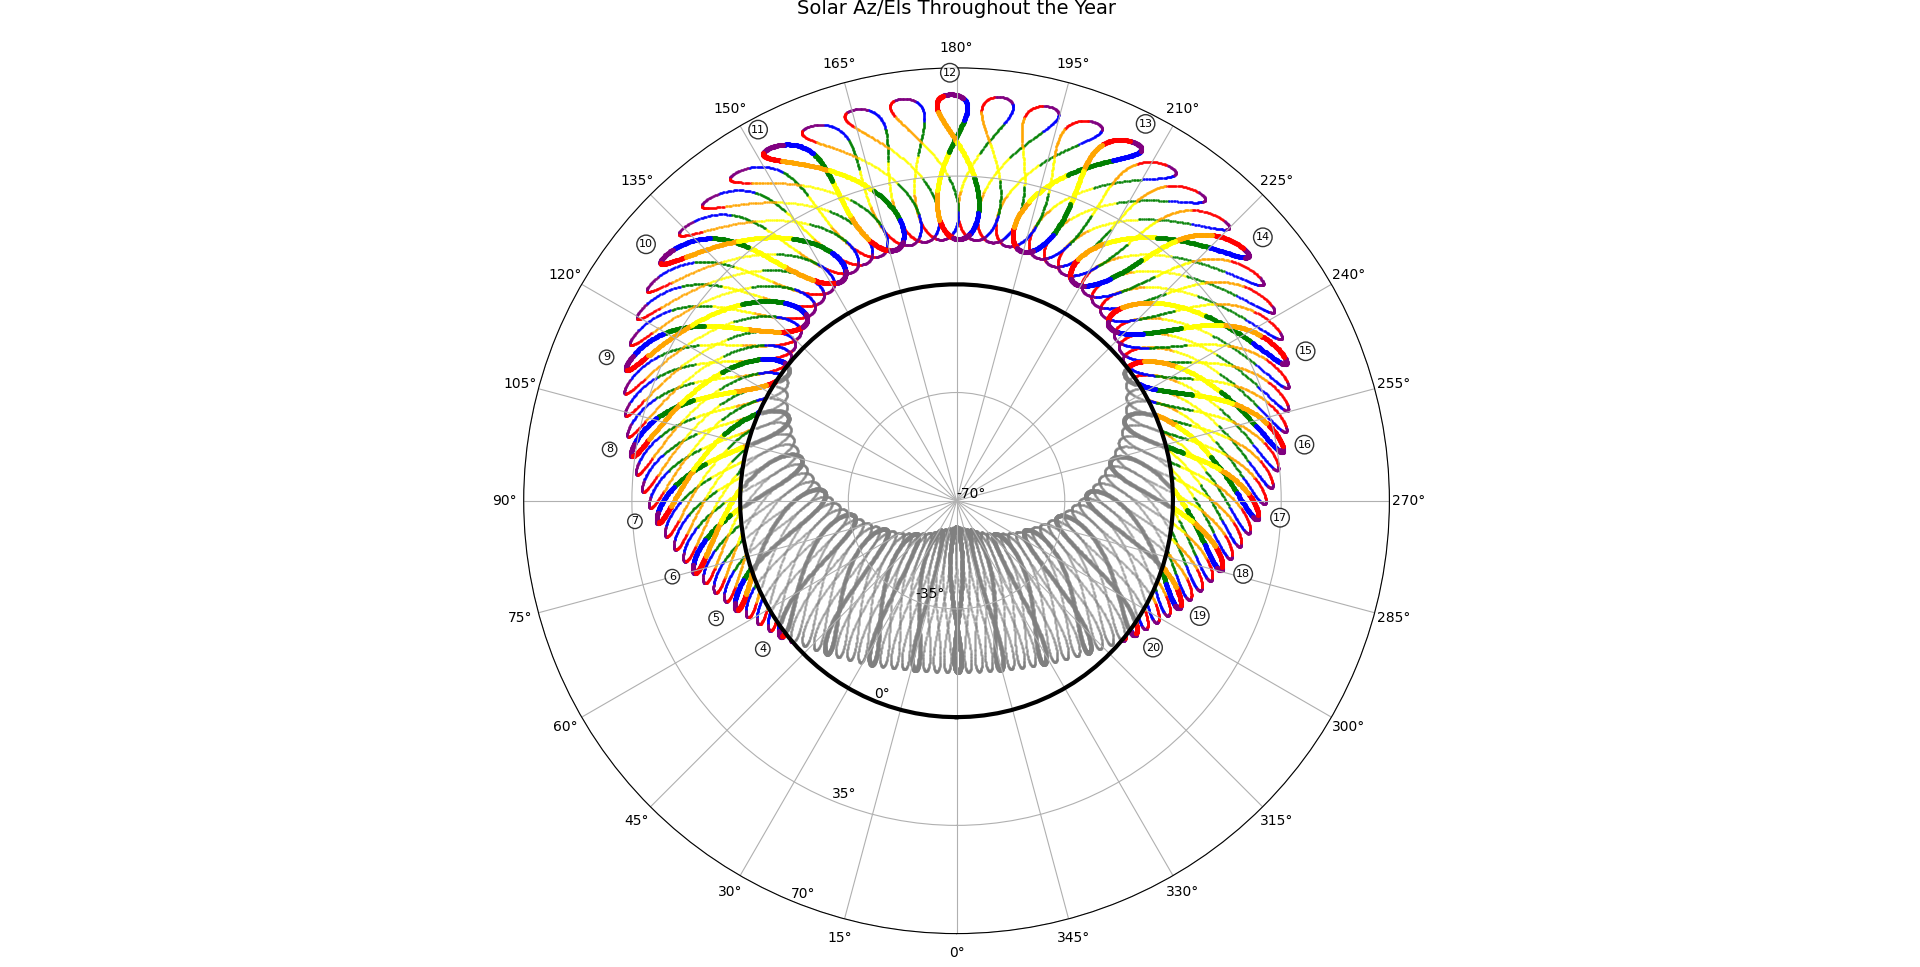

This chart was generated by the following Python code:
# Use plot lib to draw a radial plot of solar azimuth and elevation
# for all days of the year, at [10] minute intervals 
# Draw a dot for each time/date on a polar chart, reflecting the azimuth (azim 0 = North at x=0, y=1)
# and elevation (elev -90 at r=0, elev 0 at r=0.5, elev 90  at r=1.0)
# There should be a thick black circle drawn at elev = 0
# The colour of each dot should be detemined by the month: 
# Jan red, Feb orange, Mar yellow, Apr green, May blue, June purple
# Jul purple, Aug blue, Sep green, Oct yellow, Nov Orange, Dec Red
# Omit the dots on the hour, to leave gaps in the lines of dot marking the hours

import matplotlib.pyplot as plt
import pvlib
import pandas as pd
import numpy as np

# Define the location
latitude = 52.0
longitude = 0.0
tz = 'Europe/London'
tz = 'UTC'  # avoid discontinuities as DST starts/stops

# Initialize lists to store all data
all_azimuths = []
all_elevations = []
all_months = []
all_times = []

# Iterate over each day of the year and calculate the az/el at 15 minute intervals
dates = pd.date_range(start='2025-01-01', end='2025-12-31', freq='D', tz=tz)

for date in dates:
    times = pd.date_range(start=date, end=date + pd.Timedelta(days=1), freq='15min', tz=tz)
    solpos = pvlib.solarposition.get_solarposition(times, latitude, longitude)
    
    # Store the data
    azimuths = solpos['azimuth'].values
    elevs = solpos['apparent_elevation'].values
    months = [date.month] * len(times)
    
    all_azimuths.extend(azimuths)
    all_elevations.extend(elevs)
    all_months.extend(months)
    all_times.extend(times)

# Convert to numpy arrays for easier manipulation
all_azimuths = np.array(all_azimuths)
all_elevations = np.array(all_elevations)
all_months = np.array(all_months)
all_times = pd.to_datetime(all_times)

# Create a DataFrame for CSV export
df_export = pd.DataFrame({
    'Date': all_times.date,
    'Time': all_times.time,
    'Azimuth': all_azimuths,
    'Elevation': all_elevations
})
df_export.to_csv("Polar-Sun-Az-El-Plot-Data.csv", index=False)

# Create masks for hourly and non-hourly points
hour_mask = all_times.minute == 0  # Points on the hour
non_hour_mask = all_times.minute != 0  # Points not on the hour

# Separate the data
hourly_azimuths = all_azimuths[hour_mask]
hourly_elevations = all_elevations[hour_mask]
hourly_months = all_months[hour_mask]
hourly_times = all_times[hour_mask]

filtered_azimuths = all_azimuths[non_hour_mask]
filtered_elevations = all_elevations[non_hour_mask]
filtered_months = all_months[non_hour_mask]

# Define colors for each month
month_colors = {
    1: 'red',      # Jan
    2: 'orange',   # Feb
    3: 'yellow',   # Mar
    4: 'green',    # Apr
    5: 'blue',     # May
    6: 'purple',   # Jun
    7: 'red',      # Jul
    8: 'orange',   # Aug
    9: 'yellow',   # Sep
    10: 'green',   # Oct
    11: 'blue',    # Nov
    12: 'purple'   # Dec
}

# Create the polar plot
fig, ax = plt.subplots(figsize=(12, 12), subplot_kw=dict(projection='polar'))

# Convert azimuth to radians for matplotlib polar plot  
# set_theta_zero_location('S') puts South at top
azimuth_rad = np.radians(filtered_azimuths)
hourly_azimuth_rad = np.radians(hourly_azimuths)

# Define scaling parameters for radial distance
min_elev = np.floor(np.min(all_elevations) / 10) * 10  # Round down to nearest 10°
min_radius = 0    # Corresponding minimum radius
max_elev = np.ceil(np.max(all_elevations) / 10) * 10   # Round up to nearest 10°
max_radius = 1.0  # Corresponding maximum radius

# Convert elevation to radial distance using linear scaling
radial_distance = min_radius + (filtered_elevations - min_elev) * (max_radius - min_radius) / (max_elev - min_elev)
hourly_radial_distance = min_radius + (hourly_elevations - min_elev) * (max_radius - min_radius) / (max_elev - min_elev)

# Plot non-hourly points for each month with appropriate colors
for month in range(1, 13):
    month_mask = filtered_months == month
    if np.any(month_mask):
        # Split into above and below horizon
        above_horizon = (filtered_elevations >= 0) & month_mask
        below_horizon = (filtered_elevations < 0) & month_mask
        
        # Plot above horizon points in month colors
        if np.any(above_horizon):
            ax.scatter(azimuth_rad[above_horizon], radial_distance[above_horizon], 
                      c=month_colors[month], s=1.0, alpha=0.7, label=f'Month {month}')
        
        # Plot below horizon points in grey
        if np.any(below_horizon):
            ax.scatter(azimuth_rad[below_horizon], radial_distance[below_horizon], 
                      c='grey', s=1.0, alpha=0.3)

# Plot hourly points (larger dots)
for month in range(1, 13):
    month_mask = hourly_months == month
    if np.any(month_mask):
        # Split into above and below horizon
        above_horizon = (hourly_elevations >= 0) & month_mask
        below_horizon = (hourly_elevations < 0) & month_mask
        
        # Plot above horizon hourly points in month colors (larger)
        if np.any(above_horizon):
            ax.scatter(hourly_azimuth_rad[above_horizon], hourly_radial_distance[above_horizon], 
                      c=month_colors[month], s=7.0, alpha=0.9)
        
        # Plot below horizon hourly points in grey (larger)
        if np.any(below_horizon):
            ax.scatter(hourly_azimuth_rad[below_horizon], hourly_radial_distance[below_horizon], 
                      c='grey', s=5.0, alpha=0.5)

# Draw thick black circle at elevation 0 (r=0.5)
theta_circle = np.linspace(0, 2*np.pi, 100)
r_circle = np.full_like(theta_circle, 0.5)
ax.plot(theta_circle, r_circle, 'k-', linewidth=3, label='Horizon (elev=0°)')

# Customize the plot
ax.set_theta_zero_location('S')  # Set South/180°/pi radians at 12 O'Clock (top of plot)
ax.set_theta_direction(-1)       # Clockwise direction
ax.set_thetagrids(range(0, 360, 15))  # Azimuth gridlines every 15 degrees
ax.set_ylim(0, 1)
ax.set_title('Solar Az/Els Throughout the Year', 
             pad=20, fontsize=14)

# Add radial labels for elevation
elevation_ticks = np.linspace(min_elev, max_elev, 5)  # 5 evenly spaced ticks
radius_ticks = np.linspace(min_radius, max_radius, 5)
ax.set_yticks(radius_ticks)
ax.set_yticklabels([f'{elev:.0f}°' for elev in elevation_ticks])

# Add hour labels just outside the highest elevation for each hour
# Find the maximum elevation for each hour across all days
hourly_max_elevations = {} # 0..23 array
hourly_label_az_els = {}

for hour in range(24):
    hour_mask = hourly_times.hour == hour # mask selecting all points in the year for this hour
    if np.any(hour_mask):
        this_hour_elevations = hourly_elevations[hour_mask]
        if len(this_hour_elevations) > 0:
            max_elev_idx = np.argmax(this_hour_elevations)
            this_hour_max_elev = this_hour_elevations[max_elev_idx]
            if this_hour_max_elev > 0:  # Only label hours when sun is above horizon
                hourly_max_elevations[hour] = this_hour_max_elev
                # Get the corresponding azimuth for the max elevation
                hour_azimuths = hourly_azimuths[hour_mask]
                this_hour_max_elev_azimuth = hour_azimuths[max_elev_idx]
                hourly_label_az_els[hour] = (this_hour_max_elev_azimuth, this_hour_max_elev)

# Add text labels for each hour at maximum elevation position
for hour, (this_hour_max_elev_azimuth, this_hour_max_elev) in hourly_label_az_els.items():
    # Convert to plot coordinates
    theta = np.radians(this_hour_max_elev_azimuth)
    r = min_radius + (this_hour_max_elev - min_elev) * (max_radius - min_radius) / (max_elev - min_elev)
    
    # Place label slightly outside the maximum elevation point
    label_r = r + 0.05  # Much smaller offset
    ax.text(theta, label_r, str(hour), fontsize=8, ha='center', va='center',
            bbox=dict(boxstyle='circle,pad=0.2', facecolor='white', alpha=0.8, edgecolor='black'))

# Add legend
# ax.legend(bbox_to_anchor=(1.1, 1), loc='upper left')

plt.tight_layout()
plt.show()
plt.savefig('solar_position_radial_plot.png', dpi=600)

print("Solar position radial plot created successfully!")